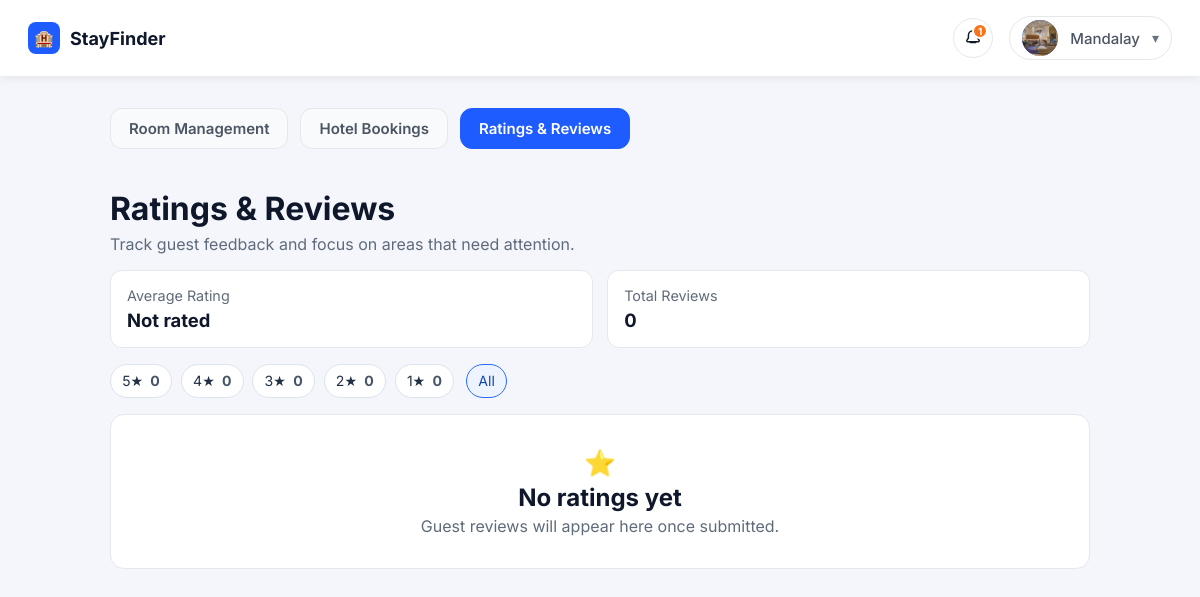
/accounts/hotel-reviews/ (signed in), run on an earlier commit of the app's database.
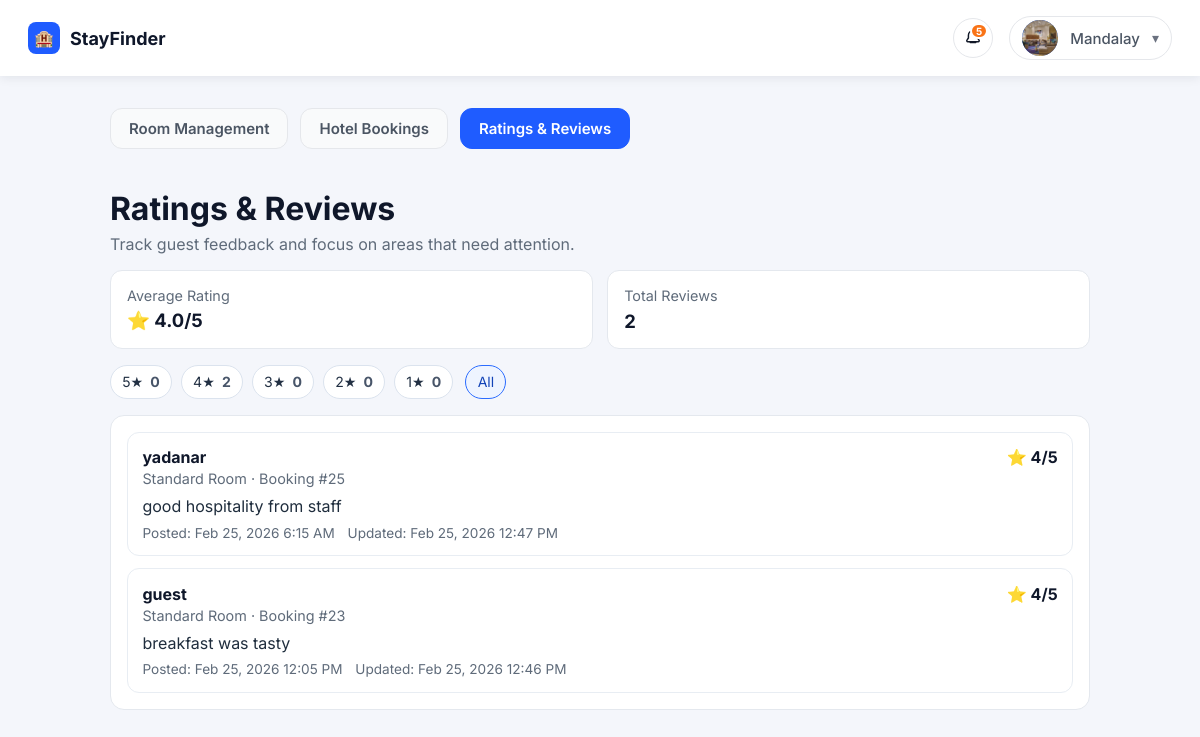
And on a later commit of the database.
### bookings/models.py (models this page shows, shortened)
class BookingReview(models.Model):
	class Rating(models.IntegerChoices):
		ONE = 1, "1"
		TWO = 2, "2"
		THREE = 3, "3"
		FOUR = 4, "4"
		FIVE = 5, "5"
	booking = models.OneToOneField(
		Booking,
		on_delete=models.CASCADE,
		related_name="review",
	)
	rating = models.PositiveSmallIntegerField(choices=Rating.choices)
	comment = models.TextField()
	created_at = models.DateTimeField(auto_now_add=True)
	updated_at = models.DateTimeField(auto_now=True)
	class Meta:
		ordering = ("-created_at",)

class Booking(models.Model):
	PENDING_PAYMENT_EXPIRY_HOURS = 12
	class PaymentOption(models.TextChoices):
		PAY_NOW = "pay_now", "Pay now"
		PAY_LATER = "pay_later", "Pay later"
	class Status(models.TextChoices):
		PENDING = "pending", "Pending"
		CONFIRMED = "confirmed", "Confirmed"
		COMPLETED = "completed", "Completed"
		CANCELED = "canceled", "Canceled"
		EXPIRED = "expired", "Expired"
	guest = models.ForeignKey(Profile, on_delete=models.CASCADE, related_name="bookings")
	room = models.ForeignKey(Room, on_delete=models.PROTECT, related_name="bookings")
	guest_name = models.CharField(max_length=150)
	guest_email = models.EmailField()
	guest_phone = models.CharField(max_length=30, blank=True, default="")
	rooms_count = models.PositiveIntegerField(default=1)
	payment_option = models.CharField(
		max_length=20,
		choices=PaymentOption.choices,
		default=PaymentOption.PAY_LATER,
	)
	status = models.CharField(
		max_length=20,
		choices=Status.choices,
		default=Status.PENDING,
	)
	created_at = models.DateTimeField(auto_now_add=True)
	STATUS_NOTIFICATION_MESSAGES = {
		Status.PENDING: "Booking is pending payment.",
		Status.CONFIRMED: "Booking is confirmed.",
		Status.COMPLETED: "Booking is completed.",
		Status.CANCELED: "Booking is canceled.",
		Status.EXPIRED: "Booking expired due to unpaid balance.",
	}

### accounts/models.py (models this page shows, shortened)
class Profile(models.Model):
    class AccountType(models.TextChoices):
        GUEST = "guest", "Guest"
        HOTEL = "hotel", "Hotel"
        ADMIN = "admin", "Admin"
    class HotelVerificationStatus(models.TextChoices):
        PENDING = "pending", "Pending Review"
        APPROVED = "approved", "Approved"
        REJECTED = "rejected", "Rejected"
    user = models.OneToOneField(
        settings.AUTH_USER_MODEL, on_delete=models.CASCADE, related_name="profile"
    )
    full_name = models.CharField(max_length=150)
    account_type = models.CharField(
        max_length=20, choices=AccountType.choices, default=AccountType.GUEST
    )
    hotel_verification_status = models.CharField(
        max_length=20,
        choices=HotelVerificationStatus.choices,
        default=HotelVerificationStatus.APPROVED,
    )
    phone_number = models.CharField(max_length=30, blank=True, default="")
    location = models.CharField(max_length=200, blank=True, default="")
    description = models.TextField(blank=True, default="")
    profile_image_url = models.URLField(blank=True, default="")
    profile_image = models.ImageField(
        upload_to="profiles/",
        blank=True,
        null=True,
    )
    hotel_license_image = models.ImageField(
        upload_to="hotel_licenses/",
        blank=True,
        null=True,
    )
    created_at = models.DateTimeField(auto_now_add=True)
    @property
    def is_hotel_approved(self) -> bool:
        if self.account_type != self.AccountType.HOTEL:
            return True
        return self.hotel_verification_status == self.HotelVerificationStatus.APPROVED

### rooms/models.py (models this page shows, shortened)
class Room(models.Model):
	hotel = models.ForeignKey(Profile, on_delete=models.CASCADE, related_name="rooms")
	room_type = models.ForeignKey(RoomType, on_delete=models.PROTECT)
	capacity = models.PositiveIntegerField()
	rate_per_night = models.DecimalField(max_digits=8, decimal_places=2)
	available_rooms = models.PositiveIntegerField()
	checkin_date = models.DateField()
	checkout_date = models.DateField()
	created_at = models.DateTimeField(auto_now_add=True)

class RoomType(models.Model):
	name = models.CharField(max_length=100, unique=True)

### accounts/views.py (the view)
# urls.py: path("hotel-reviews/", views.hotel_reviews_view, name="hotel_reviews"),
@login_required
def hotel_reviews_view(request):
    profile, _ = get_or_create_profile(request.user)
    if profile.account_type != Profile.AccountType.HOTEL:
        return redirect("home")
    if not profile.is_hotel_approved:
        return redirect("login")
    notification_id = (request.GET.get("notification") or "").strip()
    if notification_id.isdigit():
        BookingNotification.objects.filter(
            id=int(notification_id),
            recipient=profile,
            is_read=False,
        ).update(is_read=True)
    rating_filter_param = (request.GET.get("rating") or "").strip()
    selected_rating = None
    if rating_filter_param.isdigit():
        rating_value = int(rating_filter_param)
        if 1 <= rating_value <= 5:
            selected_rating = rating_value
    base_reviews_qs = BookingReview.objects.filter(
        booking__room__hotel=profile,
        booking__status__in=[Booking.Status.CONFIRMED, Booking.Status.COMPLETED],
    )
    rating_counts_qs = (
        base_reviews_qs.values("rating")
        .annotate(total=Count("id"))
        .order_by("-rating")
    )
    rating_counts = {row["rating"]: row["total"] for row in rating_counts_qs}
    rating_filters = [
        {
            "value": rating,
            "label": f"{rating}★",
            "count": rating_counts.get(rating, 0),
            "is_active": selected_rating == rating,
        }
        for rating in range(5, 0, -1)
    ]
    filtered_reviews_qs = base_reviews_qs
    if selected_rating is not None:
        filtered_reviews_qs = filtered_reviews_qs.filter(rating=selected_rating)
    reviews = list(
        filtered_reviews_qs.select_related(
            "booking",
            "booking__guest",
            "booking__room",
            "booking__room__room_type",
        )
        .order_by("-updated_at")
    )
    review_stats = base_reviews_qs.aggregate(avg_rating=Avg("rating"), review_count=Count("id"))
    avg_rating = review_stats["avg_rating"]
    return render(
        request,
        "accounts/hotel_reviews.html",
        {
            "profile": profile,
            "reviews": reviews,
            "avg_rating": round(float(avg_rating), 1) if avg_rating is not None else None,
            "review_count": int(review_stats["review_count"] or 0),
            "selected_rating": selected_rating,
            "rating_filters": rating_filters,
        },
    )

### accounts/views.py (called while the page is built)
def get_or_create_profile(user):
    return Profile.objects.get_or_create(
        user=user,
        defaults={
            "full_name": user.get_full_name() or user.username,
            "account_type": Profile.AccountType.GUEST,
        },
    )

### accounts/templates/accounts/hotel_reviews.html (shortened to what the changed rows need)
{% load static %}
<!DOCTYPE html>
<html lang="en">
  <head>
    <link rel="stylesheet" href="{% static 'accounts/css/hotel-home.css' %}?v=20260224b" />
    <link rel="stylesheet" href="{% static 'accounts/css/hotel_reviews.css' %}?v=20260225a" />
  </head>
  <body>
    <header class="topbar">
      <div class="topbar__actions">
        {% include 'accounts/partials/notifications_menu.html' %}
      </div>
    </header>
    <main class="page">
      <div class="page__content">
        <header class="page-header">
          <h1>Ratings &amp; Reviews</h1>
        </header>
        <section class="summary-panel" aria-label="Review summary">
          <div class="summary-stat">
            <span class="summary-stat__label">Average Rating</span>
            <strong class="summary-stat__value">
              {% if avg_rating %}
                ⭐ {{ avg_rating }}/5
              {% else %}
                Not rated
              {% endif %}
            </strong>
          </div>
          <div class="summary-stat">
            <span class="summary-stat__label">Total Reviews</span>
            <strong class="summary-stat__value">{{ review_count }}</strong>
          </div>
        </section>
        <section class="rating-breakdown" aria-label="Rating breakdown">
          {% for item in rating_filters %}
            <a
              class="rating-chip{% if item.is_active %} is-active{% endif %}"
              href="{% url 'hotel_reviews' %}?rating={{ item.value }}"
            >
              <span>{{ item.label }}</span>
              <strong>{{ item.count }}</strong>
            </a>
          {% endfor %}
        </section>
        <section class="reviews-panel" aria-live="polite">
          {% if reviews %}
            <div class="reviews-list">
              {% for review in reviews %}
                <article class="review-card">
                  <div class="review-card__top">
                    <div>
                      <h2>{{ review.booking.guest.full_name }}</h2>
                      <p>{{ review.booking.room.room_type.name }} · Booking #{{ review.booking_id }}</p>
                    </div>
                    <span class="review-card__rating">⭐ {{ review.rating }}/5</span>
                  </div>
                  <p class="review-card__comment">{{ review.comment }}</p>
                  <div class="review-card__meta">
                    <span>Posted: {{ review.created_at|date:"M j, Y g:i A" }}</span>
                    {% if review.updated_at != review.created_at %}
                      <span>Updated: {{ review.updated_at|date:"M j, Y g:i A" }}</span>
                    {% endif %}
                  </div>
                </article>
              {% endfor %}
            </div>
          {% else %}
            <div class="empty-state">
              <div class="empty-state__icon">⭐</div>
              {% if selected_rating %}
                <h2>No {{ selected_rating }}-star reviews yet</h2>
                <p>Try selecting another rating filter to see more feedback.</p>
              {% else %}
                <h2>No ratings yet</h2>
                <p>Guest reviews will appear here once submitted.</p>
              {% endif %}
            </div>
          {% endif %}
        </section>
      </div>
    </main>
  </body>
</html>

What changed in the data, as far as the page shows it:
added BookingReview: booking.guest.full_name "yadanar", booking.room.room_type.name "Standard Room", booking_id "25", rating "4", comment "good hospitality from staff", created_at "Feb 25, 2026 6:15 AM", updated_at "Feb 25, 2026 12:47 PM"
added BookingReview: booking.guest.full_name "guest", booking.room.room_type.name "Standard Room", booking_id "23", rating "4", comment "breakfast was tasty", created_at "Feb 25, 2026 12:05 PM", updated_at "Feb 25, 2026 12:46 PM"
Also different on the page:
{{ booking_notifications_unread_count }}: "1" → "5"
{{ avg_rating }}: (not shown) → "4.0"
{{ review_count }}: "0" → "2"
text no longer shown: "Not rated No ratings yet Guest reviews will appear here once submitted."
text now shown: "/5"
new list line: "4★ 2"
list line gone: "4★ 0"
